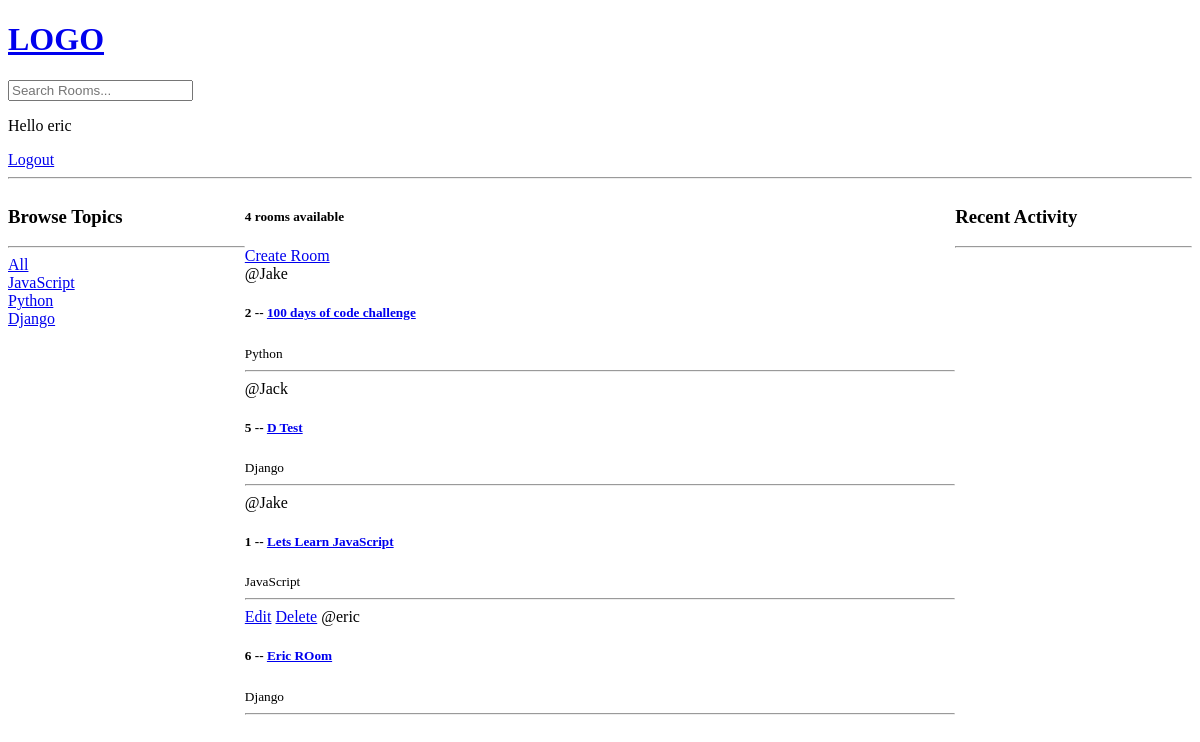
The app's page / (signed in), older data.
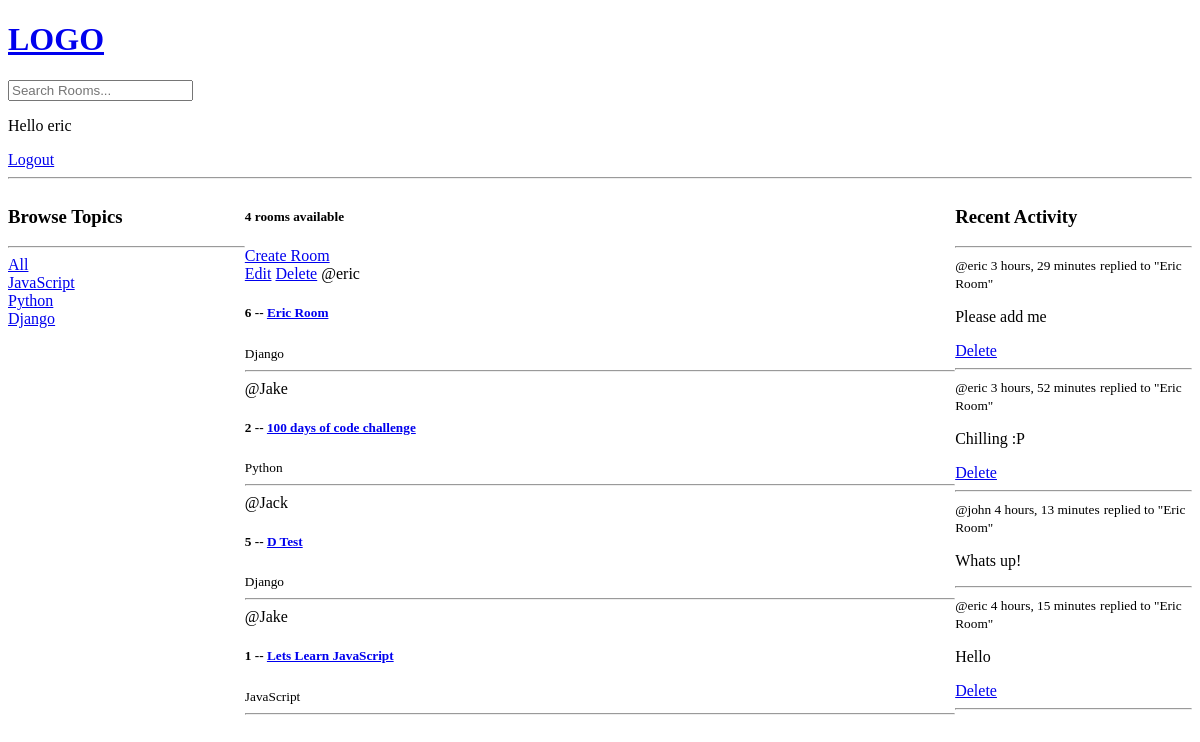
The same page, newer data.
### base/models.py (models this page shows, shortened)
class Topic(models.Model):
    name = models.CharField(max_length = 200)

class Room(models.Model):
    host = models.ForeignKey(User, on_delete = models.SET_NULL, null = True)
    topic = models.ForeignKey(Topic, on_delete = models.SET_NULL, null = True)
    name = models.CharField(max_length = 200)
    description = models.TextField(null = True, blank = True)
    participants = models.ManyToManyField(User, related_name = 'participants', blank = True)
    updated = models.DateTimeField(auto_now = True)
    created = models.DateTimeField(auto_now_add = True)
    class Meta:
        ordering = ['-updated', '-created']
    def __str__(self):
        return self.name

class Message(models.Model):
    user = models.ForeignKey(User, on_delete = models.CASCADE)
    room = models.ForeignKey(Room, on_delete = models.CASCADE)
    body = models.TextField()
    updated = models.DateTimeField(auto_now = True)
    created = models.DateTimeField(auto_now_add = True)
    class Meta:
        ordering = ['-updated', '-created']
    def __str__(self):
        return self.body[0:50]

### base/views.py (the view)
# urls.py: path('', views.home, name = "home"),
def home(request):
    q = request.GET.get('q') if request.GET.get('q') != None else ''
    rooms = Room.objects.filter(
        Q(topic__name__icontains = q)  |
        Q(name__icontains = q)  |
        Q(description__icontains = q)
    )
    topics = Topic.objects.all()
    room_count = rooms.count()
    room_messages = Message.objects.filter(Q(room__topic__name__icontains = q))
    context = {'rooms': rooms, 'topics': topics, 'room_count': room_count, 'room_messages': room_messages}
    return render(request, 'base/home.html', context)

### base/templates/base/home.html (shortened to what this page needs)
{% extends 'main.html' %}
{% block content %}
<div class = "home-container">
    <div>
        {% include 'base/topics_component.html' %}
    </div>
    <div>
        <h5>{{room_count}} rooms available</h5>
        <a href = "{% url 'create-room' %}">Create Room</a>
       {% include 'base/feed_component.html' %}
    </div>
    <div>
        {% include 'base/activity_component.html' %}
    </div>
</div>
{% endblock content %}

### base/templates/base/topics_component.html
<h3>Browse Topics</h3>
<hr>
<div>
    <a href = "{% url 'home' %}">All</a>
</div>
{% for topic in topics%}
<div>
    <a href = "{% url 'home' %}?q={{topic.name}}">{{topic.name}}</a>
</div>
{% endfor %}

### base/templates/base/feed_component.html
<div>
    {% for room in rooms %}
    <div>
        {% if request.user == room.host %}
        <a href = "{% url 'update-room' room.id %}">Edit</a>
        <a href = "{% url 'delete-room' room.id %}">Delete</a>
        {% endif %}
        <span>@{{room.host.username}}</span>
        <h5>{{room.id}} -- <a href = "{% url 'room' room.id %}">{{room.name}}</a></h5>
        <small>{{room.topic.name}}</small>
        <hr>
    </div>
    {% endfor %}
</div>

### base/templates/base/activity_component.html
<h3>Recent Activity</h3>
<hr>
{% for message in room_messages %}
<div>
    <small>@{{message.user}}  {{message.created|timesince}}</small>
    <small>replied to "{{message.room}}"</small>
    <p>{{message}}</p>
    {% if request.user == message.user %}
    <a href = "{% url 'delete-message' message.id %}">Delete</a>
    {% endif %}
    <hr>
</div>
{% endfor %}

Row changes from the older to the newer data that the page shows:
changed Room "eric": name "Eric ROom" → "Eric Room"; moves up the list
added Message: user "eric", created "3 hours, 29 minutes", room "Eric Room", body "Please add me", shows "Delete"
added Message: user "eric", created "3 hours, 52 minutes", room "Eric Room", body "Chilling :P", shows "Delete"
added Message: user "john", created "4 hours, 13 minutes", room "Eric Room", body "Whats up!"
added Message: user "eric", created "4 hours, 15 minutes", room "Eric Room", body "Hello", shows "Delete"
